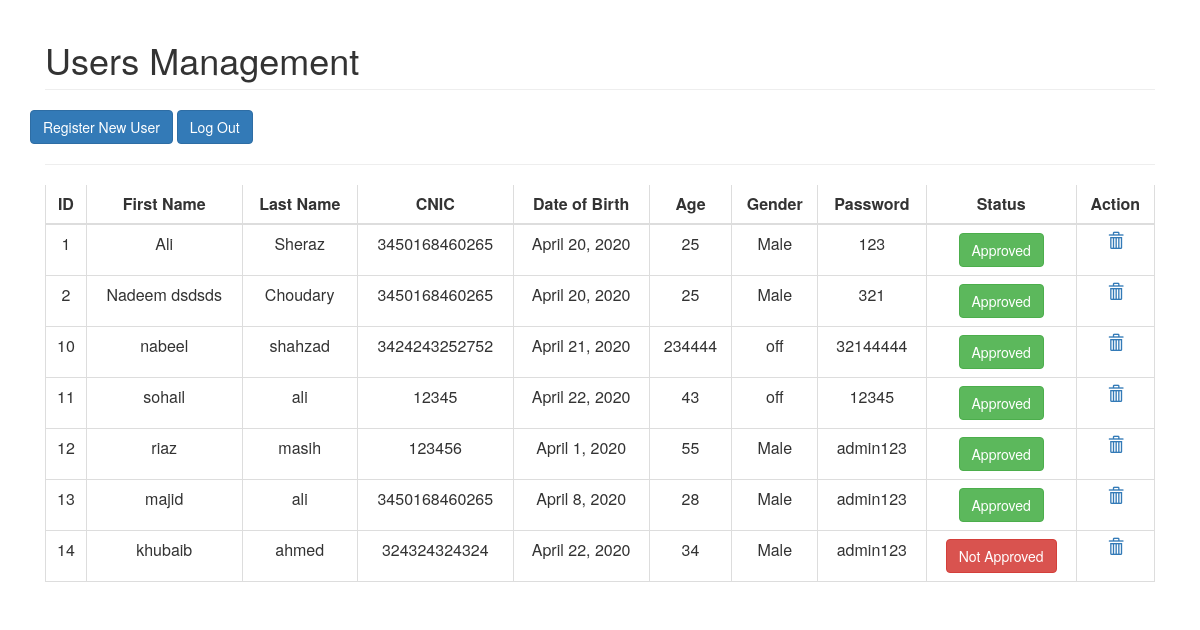
Before: /usersystem/all_users/ with the older database file.
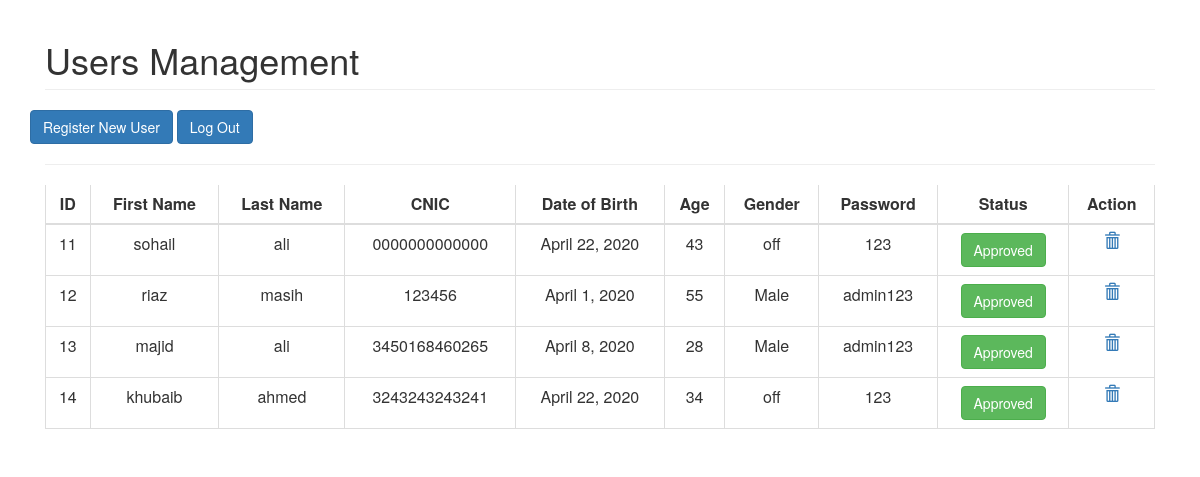
After: the same page with the newer database file.
### usersystem/models.py (models this page shows, shortened)
class Clients(models.Model):
    user_id = models.AutoField
    firstname = models.CharField(max_length=25)
    lastname = models.CharField(max_length=25)
    cnic = models.CharField(max_length=50)
    dob = models.DateField()
    age = models.IntegerField(default=0)
    gender = models.CharField(max_length=25)
    password = models.CharField(max_length=25)
    status = models.IntegerField(default=0)

### usersystem/views.py (the view)
# urls.py: path('all_users/', views.all_users, name="all_users"),
def all_users(request):
    users = Clients.objects.all()
    data = {'user': users}
    return render(request, 'all_users.html', data)

### usersystem/templates/all_users.html (shortened to what this page needs)
<link href="//maxcdn.bootstrapcdn.com/bootstrap/4.0.0/css/bootstrap.min.css" rel="stylesheet" id="bootstrap-css">
<link href="//netdna.bootstrapcdn.com/bootstrap/3.2.0/css/bootstrap.min.css" rel="stylesheet" id="bootstrap-css">
<div class="container">
    <div class="row">
        <section class="col-md-12">
            <h1 class="page-header">Users Management</h1>
            <div class="row text-center">
                <div class="=col-md-12">
                    <a class="btn btn-primary" href="{% url 'usersystem:register' %}">Register New User</a>
                    <a class="btn btn-primary" href="{% url 'usersystem:logout_admin' %}">Log Out</a>
                </div>
            </div>
            <hr>
            <div class="row">
                <div class="col-md-12">
                    <div class="table-responsive">
                        <table class="table table-bordered" id="content">
                            <thead>
                                <tr>
                                    <th class="text-center">ID</th>
                                    <th class="text-center">First Name</th>
                                    <th class="text-center">Last Name</th>
                                    <th class="text-center">CNIC</th>
                                    <th class="text-center">Date of Birth</th>
                                    <th class="text-center">Age</th>
                                    <th class="text-center">Gender</th>
                                    <th class="text-center">Password</th>
                                    <th class="text-center">Status</th>
                                    <th class="text-center" colspan="2">Action</th>
                                </tr>
                            </thead>
                            <tbody>
                                     {% for i in user %}
                                <tr>
                                    <td class="text-center"> {{i.id}} </td>
                                    <td class="text-center"> {{i.firstname}} </td>
                                    <td class="text-center"> {{i.lastname}} </td>
                                    <td class="text-center"> {{i.cnic}} </td>
                                    <td class="text-center"> {{i.dob}} </td>
                                    <td class="text-center"> {{i.age}} </td>
                                    <td class="text-center"> {{i.gender}} </td>
                                    <td class="text-center"> {{i.password}} </td>
                                    {% if i.status == 0 %}
                                        <td class="text-center"><a href="{% url 'usersystem:approve_user' i.id %}"><button class="btn btn-danger">Not Approved</button></a></td>
                                    {% else  %}
                                        <td class="text-center"><a href="#"><button class="btn btn-success">Approved</button></a></td>
                                    {% endif %}
                                    <td class="text-center"><a href="{% url 'usersystem:delete_user' i.id %}"><span class="glyphicon glyphicon-trash"></span></a></td>
                                </tr>
                            {% endfor %}
                            </tbody>
                        </table>
                    </div>
                </div>
            </div>
        </section>
    </div>
</div>

Changed rows visible on the page:
removed Clients: id "1", firstname "Ali", lastname "Sheraz", cnic "3450168460265", dob "April 20, 2020", age "25", gender "Male", password "123", status "Approved"
removed Clients: id "2", firstname "Nadeem dsdsds", lastname "Choudary", cnic "3450168460265", dob "April 20, 2020", age "25", gender "Male", password "321", status "Approved"
removed Clients: id "10", firstname "nabeel", lastname "shahzad", cnic "3424243252752", dob "April 21, 2020", age "234444", gender "off", password "32144444", status "Approved"
changed Clients "sohail": cnic "12345" → "0000000000000"; password "12345" → "123"
changed Clients "khubaib": cnic "324324324324" → "3243243243241"; gender "Male" → "off"; password "admin123" → "123"; status "Not Approved" → "Approved"
